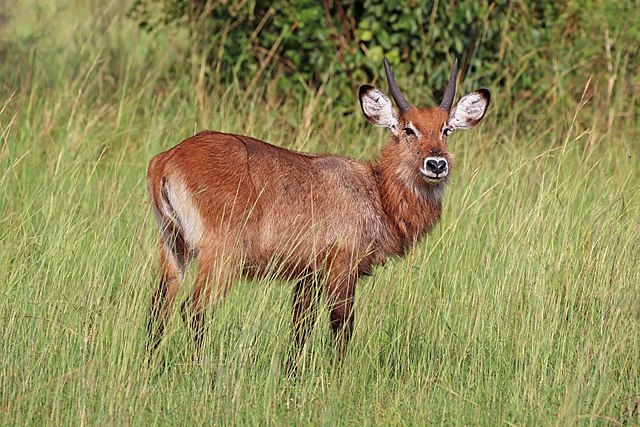
#> input picture lecture_1/01_getting_started/input/deer.jpg, 640 x 427 px, found by its file name
$ python 163_rgb_split.py
#> lines starting #> are read from the running program, lines starting #| are printed output that depends on the picture
import numpy as np
import cv2

if __name__ == "__main__":
    input_path = "lecture_1/01_getting_started/input/deer.jpg"
    r_output_path = "lecture_1/01_getting_started/output/163/deer_output_red_channel.png"
    g_output_path = "lecture_1/01_getting_started/output/163/deer_output_green_channel.png"
    b_output_path = "lecture_1/01_getting_started/output/163/deer_output_blue_channel.png"

    img = cv2.imread(input_path)
#> img is the input picture: shape (427, 640, 3); mean B, G, R 87.5, 139.7, 146
    b,g,r=cv2.split(img)
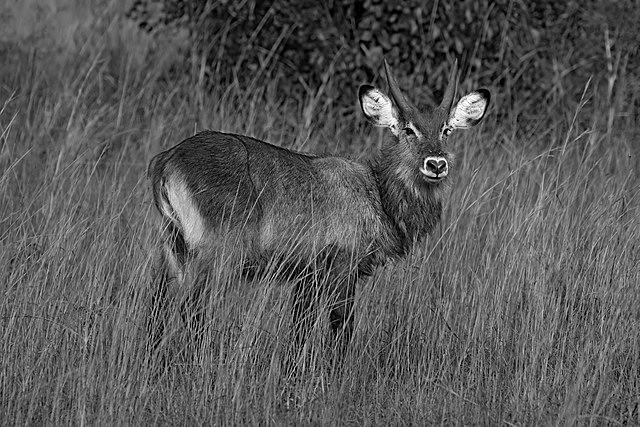
#> b: shape (427, 640); min 0, max 255, mean 87.5
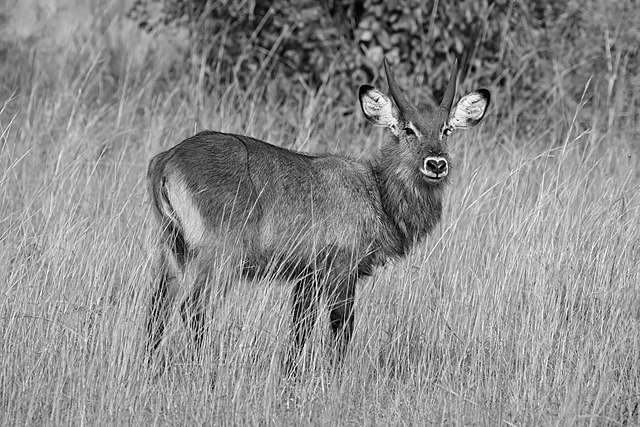
#> g: shape (427, 640); min 0, max 255, mean 139.7
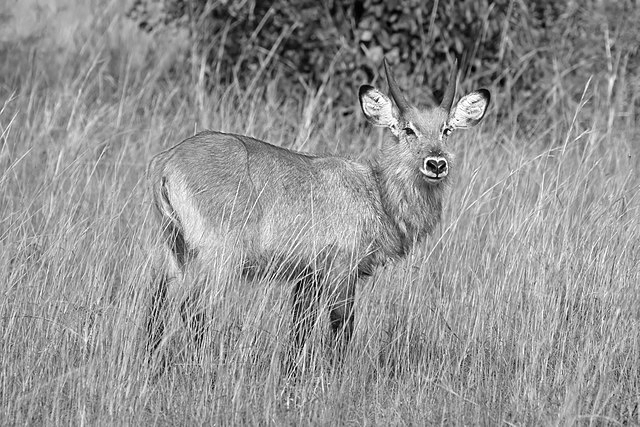
#> r: shape (427, 640); min 0, max 255, mean 146

    cv2.imwrite(r_output_path, r)
    cv2.imwrite(g_output_path, g)
    cv2.imwrite(b_output_path, b)
